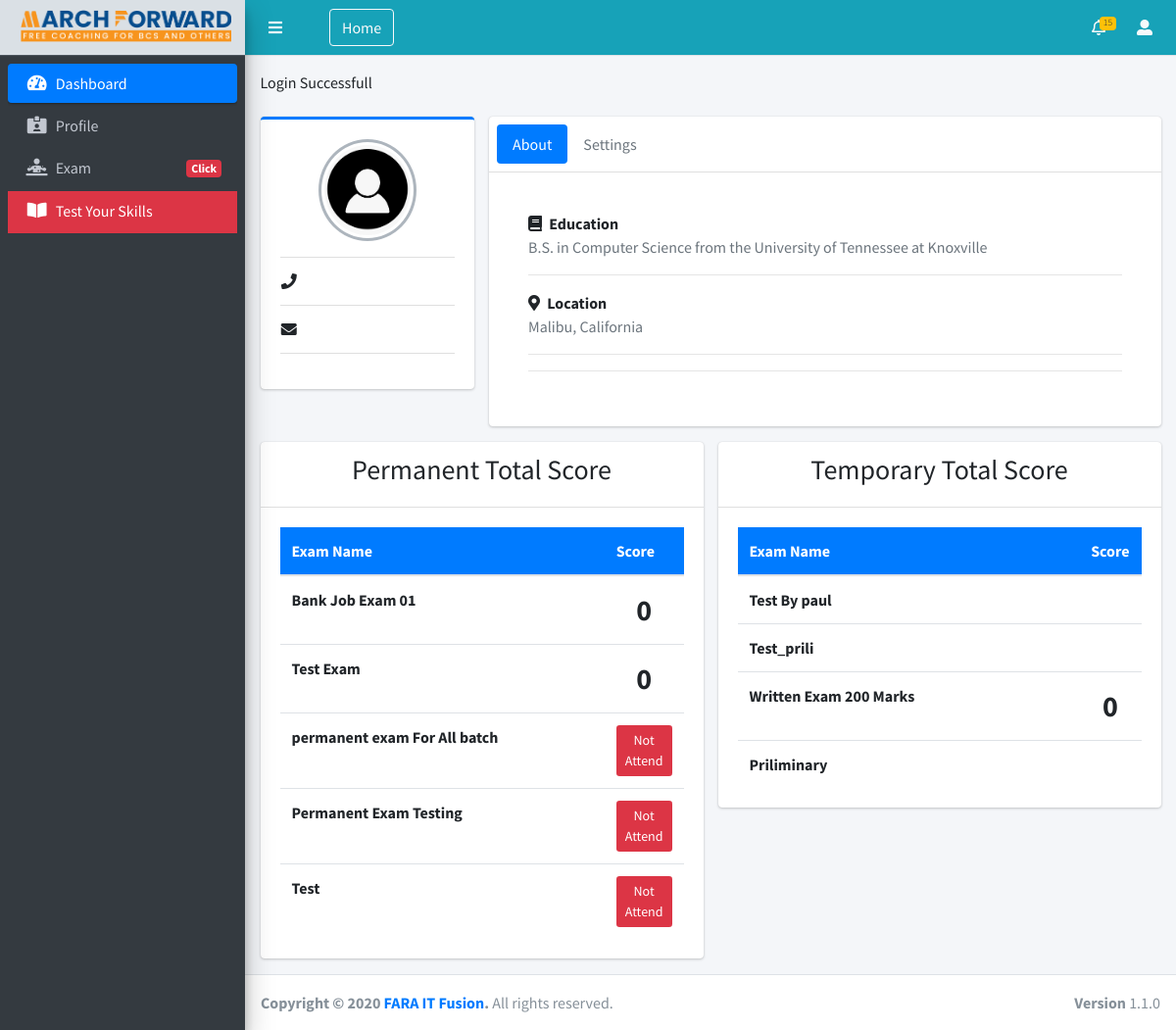
/edit-student-admin.php (signed in), run on the app's committed database.
### tables this page shows
CREATE TABLE `exam` (
  `id` int(100) NOT NULL,
  `courseID` int(100) NOT NULL,
  `name` varchar(1000) NOT NULL,
  `examTime` int(10) NOT NULL,
  `examStatus` varchar(100) NOT NULL,
  `scheduleDate` varchar(255) NOT NULL,
  `scheduleTime` varchar(100) NOT NULL,
  `examEndTime` varchar(100) NOT NULL,
  `total_mark` varchar(255) NOT NULL,
  `passed_mark` varchar(255) NOT NULL,
  `minQuestionNum` int(100) NOT NULL,
  `maxQuestionNum` int(100) NOT NULL,
  `StartingAction` int(10) NOT NULL,
  `action` varchar(255) NOT NULL,
  `date` timestamp NOT NULL DEFAULT CURRENT_TIMESTAMP ON UPDATE CURRENT_TIMESTAMP
);

### edit-student-admin.php (the view, shortened to what this page needs)
<?php include("header.php"); ?>
<?php include ("left-sidebar.php");?>
     <div class="content-wrapper">
            <section class="content-header">
              <div class="container-fluid">
                <div class="row mb-2">
                  <div class="col-md-12">
                    <div><?php display_message(); ?></div>
                  </div>
                </div>
              </div>
            </section>
            <section class="content">
              <div class="container-fluid">
                <div class="row">
          <div class="col-md-3">
            <div class="card card-primary card-outline">
              <div class="card-body box-profile">
                <div class="text-center">
                  <img class="profile-user-img img-fluid img-circle"
                       src="media/hqdefault.png"
                       alt="User profile picture">
                </div>
                <ul class="list-group list-group-unbordered mb-3">
                  <li class="list-group-item">
                      <div class="row">
                        <div class="col-md-2 text-right">
                            <i class="fas fa-phone"></i>
                        </div>
                        <div class="col-md-10">
                        </div>
                    </div>
                  </li>
                  <li class="list-group-item">
                    <div class="row">
                        <div class="col-md-2 text-right">
                            <i class="fas fa-envelope"></i>
                        </div>
                        <div class="col-md-10">
                        </div>
                    </div>
                  </li>
                </ul>
              </div>
            </div>
          </div>
          <div class="col-md-9">
            <div class="card">
              <div class="card-header p-2">
                <ul class="nav nav-pills">
                  <li class="nav-item"><a class="nav-link active" href="#activity" data-toggle="tab">About</a></li>
                  <li class="nav-item"><a class="nav-link" href="#settings" data-toggle="tab">Settings</a></li>
                </ul>
              </div>
              <div class="card-body">
                <div class="tab-content">
                  <div class="active tab-pane" id="activity">
                        <div class="">
                          <div class="card-body">
                            <strong><i class="fas fa-book mr-1"></i> Education</strong>
                                    <p class="text-muted">
                                      B.S. in Computer Science from the University of Tennessee at Knoxville
                                    </p>
                                    <hr>
                                    <strong><i class="fas fa-map-marker-alt mr-1"></i> Location</strong>
                                    <p class="text-muted">Malibu, California</p>
                                     <hr>
                                     <hr>
                                  </div>
                                </div>
                                      </div>
                            </div>
                          </div>
                        </div>
                      </div>
                    </div>
                <div class="row">
        <div class="col-md-6">
            <div class="card">
                <div class="card-header text-center"><h3>Permanent Total Score</h3></div>
                <div class="card-body">
                        <table id="" class="table table-hover">
                          <thead>
                          <tr class="bg-primary">
                            <th style="color: white;">Exam Name</th>
                            <th style="color: white;">Score</th>
                          </tr>
                          </thead>
                          <tbody>
                              <?php
                                $studentID = $_GET['studentID'];
                                $query = query("SELECT * FROM `exam` WHERE examStatus='Permanent' ORDER BY id DESC");
                                $rows = mysqli_num_rows($query);
                                if($rows > 0)
                                {
                                    while($row = fetch_array($query))
                                    {
                                        $examID = $row['id'];
                                        $checkExamIDQueryInResult = query("SELECT * FROM resultForPermanentExam WHERE  examID='$examID'");
                                        $rowOfResult = fetch_array($checkExamIDQueryInResult);
                                        $ResultExamID = $rowOfResult['examID'];
                                        $sumOfRightAns=query("SELECT SUM(mark) as total_for FROM resultForPermanentExam WHERE selectedAns=rightAns AND examID='$examID' AND studentID='$studentID' ");
                                        $sumOfRight=fetch_array($sumOfRightAns);
                                        $right = $sumOfRight['total_for'];
                                        $sumOfWrongAns=query("SELECT SUM(negativeMark) as total_for FROM resultForPermanentExam WHERE selectedAns!=rightAns AND selectedAns!='0' AND examID='$examID' AND studentID='$studentID'");
                                        $sumOfNegative=fetch_array($sumOfWrongAns);
                                        $wrong =  $sumOfNegative['total_for'];
                                        $score = $right + $wrong;
                                       ?>
                                       <tr>
                                            <td style="width: 350px;"><b><?php echo $row['name'];?></b></td>
                                            <?php
                                                if(!empty($score)){
                                                    ?>
                                                   <td style="font-size: 30px; font-weight: bold; text-align:center;"><b><?php echo $score;?></b></td>
                                                    <?php
                                                }
                                                else {
                                                    if($score==0  && !empty($ResultExamID)){
                                                        ?>
                                                        <td style="font-size: 30px; font-weight: bold; text-align:center;"><?php echo $score;?></td>
                                                    <?php
                                                    }
                                                    else{
                                                        ?>
                                                        <td style="text-align:center;"><a  class="btn btn-sm bg-danger">Not Attend</a></td>
                                                    <?php
                                                    }
                                                    }
                                            ?>
                                          </tr>
                                       <?php
                                    }
                                }
                              ?>
                          </tbody>
                        </table>
                      </div>
            </div>
        </div>
        <div class="col-md-6">
            <div class="card">
                <div class="card-header text-center"><h3>Temporary Total Score</h3></div>
                <div class="card-body">
                        <table id="" class="table table-hover">
                          <thead>
                          <tr class="bg-primary">
                            <th style="color: white;">Exam Name</th>
                            <th style="color: white;">Score</th>
                          </tr>
                          </thead>
                          <tbody>
                              <?php
                                $studentID = $_GET['studentID'];
                                $query = query("SELECT * FROM `exam` WHERE examStatus='Temporary' AND action='SHOW' ORDER BY id DESC");
                                $rows = mysqli_num_rows($query);
                                if($rows > 0)
                                {
                                    while($row = fetch_array($query))
                                    {
                                        $examID = $row['id'];
                                        $checkExamIDQueryInResult = query("SELECT * FROM resultForPermanentExam WHERE  examID='$examID'");
                                        $rowOfResult = fetch_array($checkExamIDQueryInResult);
                                        $ResultExamID = $rowOfResult['examID'];
                                        $sumOfRightAns=query("SELECT SUM(mark) as total_for FROM resultForPermanentExam WHERE selectedAns=rightAns AND examID='$examID' AND studentID='$studentID' ");
                                        $sumOfRight=fetch_array($sumOfRightAns);
                                        $right = $sumOfRight['total_for'];
                                        $sumOfWrongAns=query("SELECT SUM(negativeMark) as total_for FROM resultForPermanentExam WHERE selectedAns!=rightAns AND selectedAns!='0' AND examID='$examID' AND studentID='$studentID'");
                                        $sumOfNegative=fetch_array($sumOfWrongAns);
                                        $wrong =  $sumOfNegative['total_for'];
                                        $score = $right + $wrong;
                                       ?>
                                       <tr>
                                            <td style="width: 350px;"><b><?php echo $row['name'];?></b></td>
                                            <?php
                                                if(!empty($score)){
                                                    ?>
                                                   <td style="font-size: 30px; font-weight: bold; text-align:center;"><b><?php echo $score;?></b></td>
                                                    <?php
                                                }
                                                else {
                                                    if($score==0  && !empty($ResultExamID)){
                                                        ?>
                                                        <td style="font-size: 30px; font-weight: bold; text-align:center;"><?php echo $score;?></td>
                                                    <?php
                                                    }
                                                    else{
                                                        ?>
                                                        <td style="text-align:center;"></td>
                                                    <?php
                                                    }
                                                    }
                                            ?>
                                          </tr>
                                       <?php
                                    }
                                }
                              ?>
                          </tbody>
                        </table>
                      </div>
            </div>
        </div>
    </div>
              </div>
            </section>
          </div>
    <footer class="main-footer">
        <strong>Copyright &copy; 2020 <a href="http://faraitfusion.com">FARA IT Fusion</a>.</strong>
        All rights reserved.
        <div class="float-right d-none d-sm-inline-block">
            <b>Version</b> 1.1.0
        </div>
    </footer>
</div>
</body>
</html>

### data on the page
exam: name "Bank Job Exam 01", score "0"
exam: name "Test Exam", score "0"
exam: name "permanent exam For All batch", shows "Not Attend"
exam: name "Permanent Exam Testing", shows "Not Attend"
exam: name "Test", shows "Not Attend"
exam: name "Test By paul"
exam: name "Test_prili"
exam: name "Written Exam 200 Marks", score "0"
exam: name "Priliminary"

### other printed values
$_SESSION['message'] "Login Successfull"
